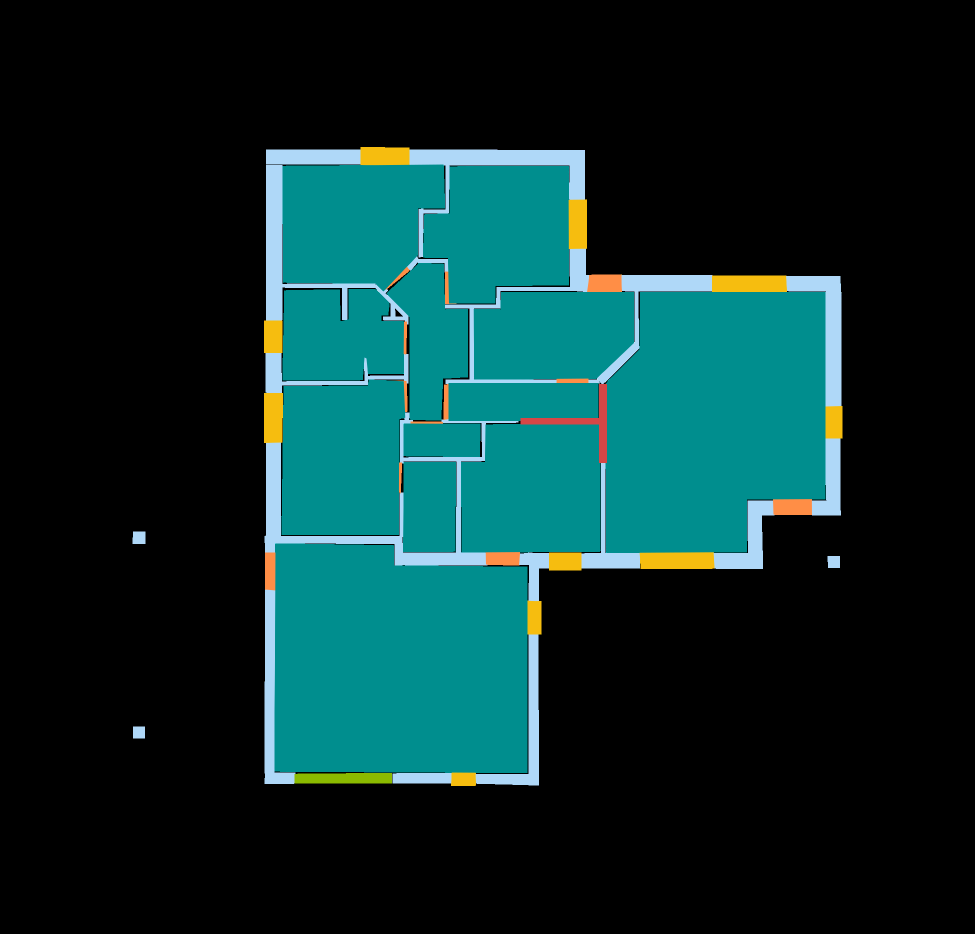
#> input picture dataset/Y/1 (2).png, 1950 x 1867 px (shown at 1/2 size)
$ python database.py
#> lines starting #> are read from the running program, lines starting #| are printed output that depends on the picture; after the words box and inside, x2 and y2 are one past the last pixel; in counts of white or black regions, pixels touching at a corner belong together

import cv2
import numpy as np
import sqlite3
import os

# Load mask
mask = cv2.imread("dataset/Y/1 (2).png")
#> mask is the input picture: shape (1867, 1950, 3); mean B, G, R 43.1, 43.8, 9.6

if mask is None:
    print("Mask not found!")
    exit()

# Detect teal regions
lower = np.array([130, 130, 0])
upper = np.array([155, 155, 20])

room_mask = cv2.inRange(mask, lower, upper)
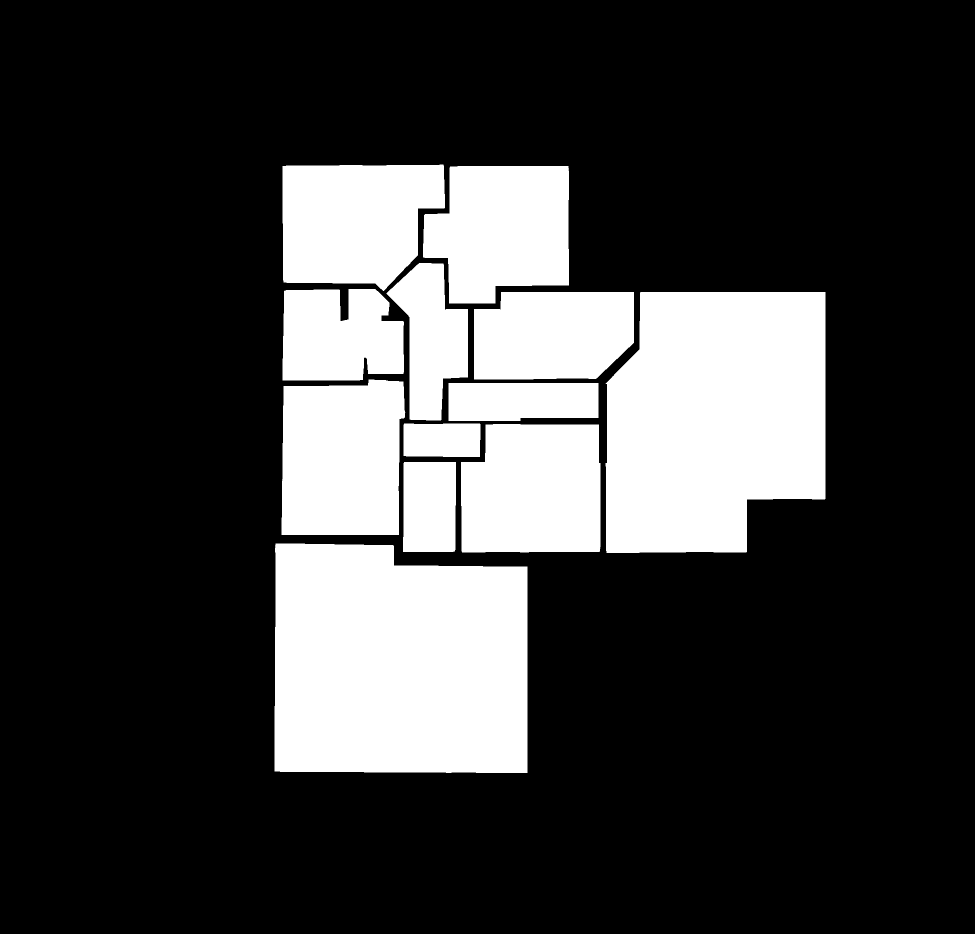
#> room_mask: shape (1867, 1950) (shown at 1/2 size); 23.7% white; 12 white regions, largest, box (x1, y1, x2, y2) and area: (549, 1087, 1055, 1546) 218818, (1211, 584, 1651, 1106) 201707, (563, 759, 811, 1070) 71071

# Find connected regions
num_labels, labels, stats, centroids = cv2.connectedComponentsWithStats(
    room_mask, 8
)
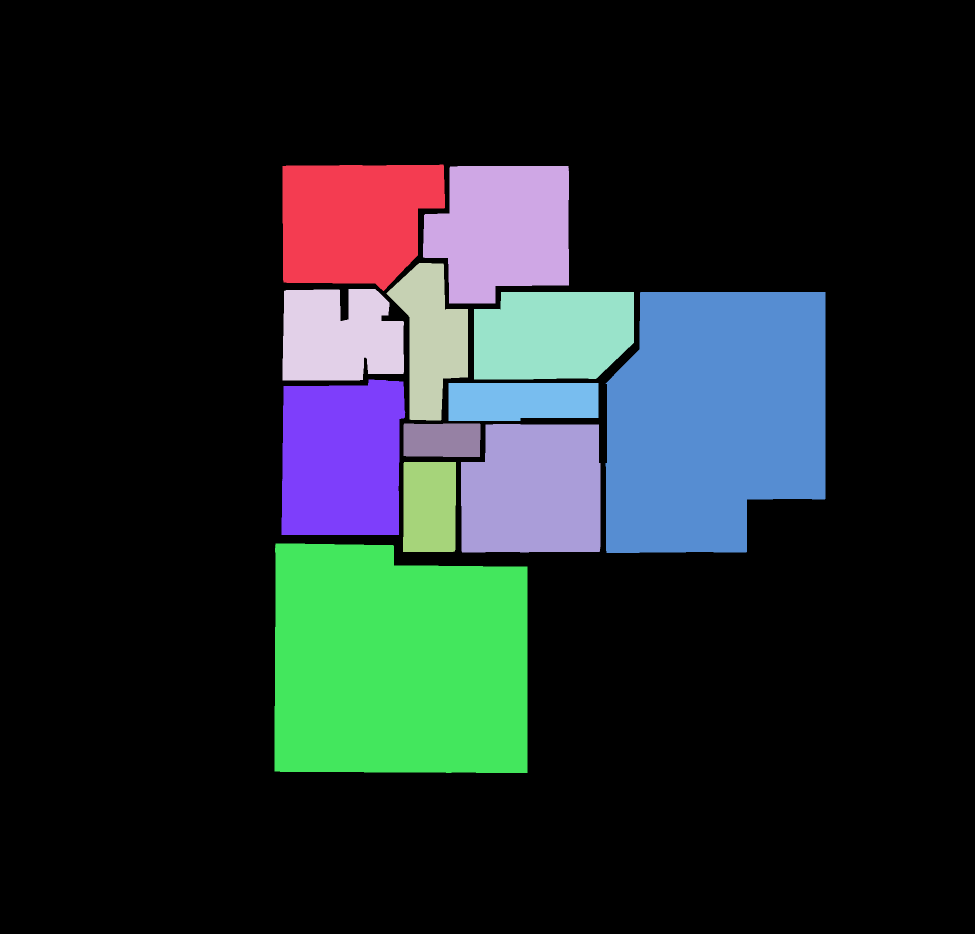
#> labels: shape (1867, 1950) int32 (shown at 1/2 size); 13 distinct labels, from 0 to 12; one colour per label, 0 black
#> num_labels = 13; stats = 13 rows, first 6: [0, 0, 1950, 1867, 2778344], [565, 329, 325, 253, 67137], [846, 332, 292, 275, 65128], [773, 526, 163, 315, 30005], [565, 578, 243, 183, 39171], [948, 584, 320, 175, 51163]; centroids = 13 rows, first 8: [970.1, 943.2], [709.2, 441], [1003.6, 459.9], [862.3, 676.4], [678.2, 672.4], [1104.7, 669.7], [1428.9, 836], [683.3, 917.9]

# Create database folder
os.makedirs("database", exist_ok=True)

# Connect to SQLite
conn = sqlite3.connect("database/floorplan.db")
cursor = conn.cursor()

# Create table
cursor.execute("""
CREATE TABLE IF NOT EXISTS rooms (
    room_id INTEGER PRIMARY KEY,
    plan_id TEXT,
    area INTEGER,
    x INTEGER,
    y INTEGER,
    width INTEGER,
    height INTEGER
)
""")

# Remove previous records
cursor.execute("DELETE FROM rooms WHERE plan_id = ?", ("Plan 1",))

room_id = 0

# Insert room information
for i in range(1, num_labels):

    area = int(stats[i, cv2.CC_STAT_AREA])

    if area > 5000:

        room_id += 1

        x = int(stats[i, cv2.CC_STAT_LEFT])
        y = int(stats[i, cv2.CC_STAT_TOP])
        w = int(stats[i, cv2.CC_STAT_WIDTH])
        h = int(stats[i, cv2.CC_STAT_HEIGHT])

        cursor.execute("""
        INSERT INTO rooms
        VALUES (?, ?, ?, ?, ?, ?, ?)
        """, (room_id, "Plan 1", area, x, y, w, h))
#> this loop made 12 passes
#> (area, x, y, w, h) on passes 1 to 12: (67137, 565, 329, 325, 253), (65128, 846, 332, 292, 275), (30005, 773, 526, 163, 315), (39171, 565, 578, 243, 183), (51163, 948, 584, 320, 175), (201707, 1211, 584, 440, 522), (71071, 563, 759, 248, 311), (21864, 897, 766, 300, 76), (10139, 807, 847, 154, 67), (67275, 922, 848, 279, 257), (18828, 806, 924, 106, 180), (218818, 549, 1087, 506, 459)
#> after the loop, room_id = 12

conn.commit()

print("===== DATABASE RESULTS =====")

cursor.execute("SELECT * FROM rooms")

for row in cursor.fetchall():
    print(row)
#> this loop made 12 passes
#> row on passes 1 to 12: (1, 'Plan 1', 67137, 565, 329, 325, 253), (2, 'Plan 1', 65128, 846, 332, 292, 275), (3, 'Plan 1', 30005, 773, 526, 163, 315), (4, 'Plan 1', 39171, 565, 578, 243, 183), (5, 'Plan 1', 51163, 948, 584, 320, 175), (6, 'Plan 1', 201707, 1211, 584, 440, 522), (7, 'Plan 1', 71071, 563, 759, 248, 311), (8, 'Plan 1', 21864, 897, 766, 300, 76), (9, 'Plan 1', 10139, 807, 847, 154, 67), (10, 'Plan 1', 67275, 922, 848, 279, 257), (11, 'Plan 1', 18828, 806, 924, 106, 180), (12, 'Plan 1', 218818, 549, 1087, 506, 459)
#| (1, 'Plan 1', 67137, 565, 329, 325, 253)
#| (2, 'Plan 1', 65128, 846, 332, 292, 275)
#| (3, 'Plan 1', 30005, 773, 526, 163, 315)
#| (4, 'Plan 1', 39171, 565, 578, 243, 183)
#| (5, 'Plan 1', 51163, 948, 584, 320, 175)
#| (6, 'Plan 1', 201707, 1211, 584, 440, 522)
#| (7, 'Plan 1', 71071, 563, 759, 248, 311)
#| (8, 'Plan 1', 21864, 897, 766, 300, 76)
#> (further printed lines are left out)

print("\nTotal regions stored:", room_id)
#| Total regions stored: 12
print("Database created successfully!")

conn.close()
